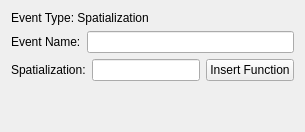
            <widget class="QWidget" name="spaPage">
                <property name="minimumWidth"><number>600</number></property>
                <property name="sizePolicy">
                  <sizepolicy hsizetype="Expanding" vsizetype="Preferred">
                    <horstretch>1</horstretch><verstretch>0</verstretch>
                  </sizepolicy>
                </property>
                <layout class="QVBoxLayout" name="spaPageLayout">
                    <item>
                        <layout class="QHBoxLayout" name="spaTypeLayout">
                          <item>
                            <widget class="QLabel" name="spaTypeLabel">
                            <property name="text"><string>Event Type: Spatialization</string></property>
                            </widget>
                          </item>
                        </layout>
                        </item>
                        <item>
                        <layout class="QHBoxLayout" name="spaNameLayout">
                            <item>
                                <widget class="QLabel" name="spaNameLabel">
                                <property name="text"><string>Event Name:</string></property>
                                </widget>
                            </item>
                            <item>
                                <widget class="QLineEdit" name="spaNameEntry"/>
                            </item>
                        </layout>
                        </item>
                        <item>
                        <layout class="QHBoxLayout" name="spaBuilderLayout">
                            <item>
                                <widget class="QLabel" name="spaBuilderLabel">
                                <property name="text"><string>Spatialization:</string></property>
                                </widget>
                            </item>
                            <item>
                                <widget class="QLineEdit" name="spaBuilderEntry"/>
                            </item>
                            <item>
                                <widget class="QPushButton" name="spaBuilderFunButton">
                                <property name="text">
                                    <string>Insert Function</string>
                                </property>
                                </widget>
                            </item>
                        </layout>
                        </item>
                        <item>
                            <spacer name="spaVerticalSpacer">
                                <property name="orientation">
                                    <enum>Qt::Vertical</enum>
                                </property>
                                <property name="sizeHint" stdset="0">
                                    <size>
                                        <width>20</width>
                                        <height>40</height>
                                    </size>
                                </property>
                            </spacer>
                        </item>
                </layout>
            </widget>
